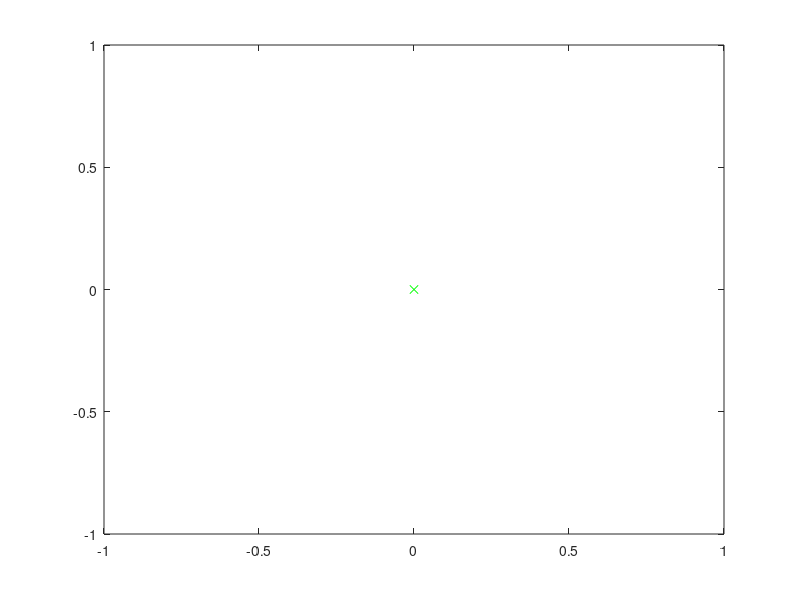

MATLAB code to generate this figure: (Note: this script raises an error after producing the figure.)
%%%%%%%%%%%%%%%%%%%%%%%%
% get mean of n shapes %
%%%%%%%%%%%%%%%%%%%%%%%%

clear

n = input('enter number of shapes: ')
p = input('enter number of vertices per shape: ')

axis([-1 1 -1 1])
plot(0,0,'gx');

for j = 1:n,
    in = []
    % get shape
    for k = 1:p
        in(:,k) = ginput(1)
        int = in
        int(:,k+1) = int(:,1)
        int = int'
        plot(int(:,1), int(:,2))
        hold on
        axis([-1 1 -1 1])
        plot(0,0,'gx');
        hold off
    end
    
    in = in'
    
    % get preshape
    in = in - repmat(mean(in), [p 1])
    scale = sqrt(sum(sum(in'.*in')'))
    preshape = in / scale

    complex_contour = preshape(:,1) + i*preshape(:,2)
    
    p2 = p
    midpoint_iterations = 0
    while 1
        midpoint_iterations = midpoint_iterations + 1
        new_complex_contour = []
        for k=1:p2-1,
            midpoint_x = (real(complex_contour(k)) + real(complex_contour(k+1))) / 2
            midpoint_y = (imag(complex_contour(k)) + imag(complex_contour(k+1))) / 2
            midpoint = midpoint_x + i*midpoint_y
            new_complex_contour(2*k-1) = complex_contour(k)
            new_complex_contour(2*k) = midpoint
        end
        midpoint_x = (real(complex_contour(p2)) + real(complex_contour(1))) / 2
        midpoint_y = (imag(complex_contour(p2)) + imag(complex_contour(1))) / 2
        midpoint = midpoint_x + i*midpoint_y
        new_complex_contour(2*p2-1) = complex_contour(p2)
        new_complex_contour(2*p2) = midpoint
        complex_contour = new_complex_contour
        p2 = length(complex_contour)
        if p2 > 100
           break 
        end
    end
    
    scale = sqrt(complex_contour*complex_contour')
    complex_contour = complex_contour / scale

    plot(complex_contour)
    hold on
    axis([-1 1 -1 1])
    plot(0,0,'gx');
    hold off

    
    % get complex coords of preshape
    %x = preshape
    %x = x(:,1) + i*x(:,2)

    %X(:,j) = x
    
    X(:,j) = complex_contour
    
end

p = p2

input('Hit enter to compute mean shape:')

x1 = X(:,1)
computing = 1
while computing == 1,
    for j = 1:n,
        
        x2 = X(:,j)
        
        % get complex conjugate inner product
        c = x2'*x1

        % get procrustes distance
        d = acos(abs(c))

        % get angle from x2 to fit onto x1
        theta = atan2(imag(c),real(c))

        % fit x2 to x1
        c_theta = cos(theta) + i * sin(theta)
        x2 = c_theta * x2
        
        Y(:,j) = x2
    end

    x1 = sum(Y.').'/n
    X = Y
    Z = [Y,x1]
    Z = Z.'
    Z(:,p+1) = Z(:,1)
    Z = Z.'
    
    % plot shapes
    plot(Z)
    axis([-1 1 -1 1])
    hold on
    plot(0,0,'gx');
    hold off

    computing = input('Type 1 to continue: ')
end

mean_shape = x1



%%%%%%%%%%%%%%%%%%%%%
% tangent space PCA %
%%%%%%%%%%%%%%%%%%%%%

% X is the matrix with fitted pre-shapes as columns
% compute Xt--the tangent space matrix of projected pre-shapes

for k = 1:p,
    vec_mean_shape(:,2*k-1) = real(mean_shape(k))
    vec_mean_shape(:,2*k) = imag(mean_shape(k))
    vec_X(2*k-1,:) = real(X(k,:))
    vec_X(2*k,:) = imag(X(k,:))
end

Xt = (eye(2*p) - vec_mean_shape*vec_mean_shape')*vec_X

Xt = Xt'
Xt_cov = cov(Xt)
[V D] = eig(Xt_cov)
eigenvectors = V
eigenvalues = diag(D)

Z = []

% compute the effects of the first three PCs
for j = 1:3
    Z(:,j) = vec_mean_shape' + 3*sqrt(eigenvalues(2*p-j+1))*V(:,2*p-j+1)
    for k = 1:p,
        ivec_Z(k,j) = Z(2*k-1,j) + i*Z(2*k,j)
    end
    scale = sqrt(ivec_Z(:,j)'*ivec_Z(:,j))
    ivec_Z(:,j) = ivec_Z(:,j) / scale
end

'first eigenvalue:'
eigenvalues(2*p)
input('hit enter to plot the effects of the first eigenvector:')

Z = []
Z(:,1) = ivec_Z(:,1)
Z(:,2) = mean_shape
plot(Z)
axis([-1 1 -1 1])
hold on
plot(0,0,'gx');
hold off

'second eigenvalue:'
eigenvalues(2*p-1)
input('hit enter to plot the effects of the second eigenvector:')

Z = []
Z(:,1) = ivec_Z(:,2)
Z(:,2) = mean_shape
plot(Z)
axis([-1 1 -1 1])
hold on
plot(0,0,'gx');
hold off

'third eigenvalue:'
eigenvalues(2*p-2)
input('hit enter to plot the effects of the third eigenvector:')

Z = []
Z(:,1) = ivec_Z(:,3)
Z(:,2) = mean_shape
plot(Z)
axis([-1 1 -1 1])
hold on
plot(0,0,'gx');
hold off

' first three eigenvalues:'
[eigenvalues(2*p) eigenvalues(2*p-1) eigenvalues(2*p-2)]
input('hit enter to plot the effects of the first three eigenvectors:')

Z = []
Z(:,1) = ivec_Z(:,1)
Z(:,2) = ivec_Z(:,2)
Z(:,3) = ivec_Z(:,3)
Z(:,4) = mean_shape
plot(Z)
axis([-1 1 -1 1])
hold on
plot(0,0,'gx');
hold off




%%%%%%%%%%%%%%%%%%%%%%%%%%%%%%%%%%%%%%%%%%%%%%%%%%%%%%%%%%%
% get partial shape and use MLE to fill in missing points %
%%%%%%%%%%%%%%%%%%%%%%%%%%%%%%%%%%%%%%%%%%%%%%%%%%%%%%%%%%%

axis([-1 1 -1 1])
plot(0,0,'gx');
X = []
Y = []
Z = []

in = []

p2 = input('enter number of points in partial shape: ')

% get partial shape (first p2 points)
for k = 1:p2
    in(:,k) = ginput(1)
    int = in
    int(:,k+1) = int(:,1)
    int = int'
    plot(int(:,1), int(:,2))
    hold on
    axis([-1 1 -1 1])
    plot(0,0,'gx');
    hold off
end

in = in'

% get partial preshape
in = in - repmat(mean(in), [p2 1])
scale = sqrt(sum(sum(in'.*in')'))
preshape = in / scale

complex_contour = preshape(:,1) + i*preshape(:,2)

p3 = p2
for k=1:midpoint_iterations,
    new_complex_contour = []
    for k=1:p3-1,
        midpoint_x = (real(complex_contour(k)) + real(complex_contour(k+1))) / 2
        midpoint_y = (imag(complex_contour(k)) + imag(complex_contour(k+1))) / 2
        midpoint = midpoint_x + i*midpoint_y
        new_complex_contour(2*k-1) = complex_contour(k)
        new_complex_contour(2*k) = midpoint
    end
    %midpoint_x = (real(complex_contour(p3)) + real(complex_contour(1))) / 2
    %midpoint_y = (imag(complex_contour(p3)) + imag(complex_contour(1))) / 2
    %midpoint = midpoint_x + i*midpoint_y
    new_complex_contour(2*p3-1) = complex_contour(p3)
    %new_complex_contour(2*p3) = midpoint
    complex_contour = new_complex_contour
    p3 = length(complex_contour)
    %if p3 > 100
    %   break 
    %end
end

complex_contour = complex_contour - repmat(mean(complex_contour), [1 p3])
scale = sqrt(complex_contour*complex_contour')
complex_contour = complex_contour / scale

plot(complex_contour)
hold on
axis([-1 1 -1 1])
plot(0,0,'gx');
hold off

x = complex_contour.'
p2 = p3

% get complex coords of partial preshape
%x = preshape
%x = x(:,1) + i*x(:,2)

input('Hit enter to compute partial procrustes fit to mean:')

% get partial mean preshape
x1 = mean_shape(1:p2)
x1 = x1 - repmat(mean(x1), [p2 1])
scale = sqrt(x1'*x1)
x1 = x1 / scale

% now x = new partial preshape, x1 = mean partial preshape
% and we want to fit x to x1:        

x2 = x

% get complex conjugate inner product
c = x2'*x1

% get procrustes distance
d = acos(abs(c))

% get angle from x2 to fit onto x1
theta = atan2(imag(c),real(c))

% fit x2 to x1
c_theta = cos(theta) + i * sin(theta)
x2 = c_theta * x2

Z = [x2,x1]
Z = Z.'
Z(:,p2+1) = Z(:,1)
Z = Z.'

% plot fit of partial shape to partial mean shape
plot(Z)
axis([-1 1 -1 1])
hold on
plot(0,0,'gx');
hold off

input('Hit enter to compute MLE estimate of missing points:')

% first, rescale and translate partial shape x2 by offsets from full mean shape
x2 = scale * x2
offset = mean(mean_shape) - mean(mean_shape(1:p2))
x2 = x2 - offset

% plot shifted and scaled partial shape
x1 = mean_shape(1:p2)
Z = [x2,x1]
Z = Z.'
Z(:,p2+1) = Z(:,1)
Z = Z.'
plot(Z)
axis([-1 1 -1 1])
hold on
plot(0,0,'gx');
hold off

input('Hit enter to place missing points:')

% next, find the missing point
%c = -(1+i)*real(mean_shape(p)'*(x2'*mean_shape(1:p-1))) - (1-i)*real(mean_shape(p)*(mean_shape(1:p-1)'*x2))
%c = mean_shape(1:p-1)'*x2
%x2r = c / (2*mean_shape(p)*mean_shape(p)')
%x2(p) =  c / (2*mean_shape(p)')
for j=p2+1:p
    x2(j) = mean_shape(j)
end

% and plot it
x1 = mean_shape
Z = [x2,x1]
Z = Z.'
Z(:,p+1) = Z(:,1)
Z = Z.'
plot(Z)
axis([-1 1 -1 1])
hold on
plot(0,0,'gx');
hold off

input('Hit enter to fit full shape:')

% get complex conjugate inner product
c = x2'*x1

% get procrustes distance
d = acos(abs(c))

% get angle from x2 to fit onto x1
theta = atan2(imag(c),real(c))

% fit x2 to x1
c_theta = cos(theta) + i * sin(theta)
x2 = c_theta * x2

% and plot it
x1 = mean_shape
Z = [x2,x1]
Z = Z.'
Z(:,p+1) = Z(:,1)
Z = Z.'
plot(Z)
axis([-1 1 -1 1])
hold on
plot(0,0,'gx');
hold off



%%%%%%%%%%%%%%%%%%%%%%%%%%%%%%%%%%%%%%%%%%%%%%%%%%%
% reconstructing full contours from partial views %
%%%%%%%%%%%%%%%%%%%%%%%%%%%%%%%%%%%%%%%%%%%%%%%%%%%

clear

input('hit enter to input shape contour in COUNTER-CLOCKWISE order only!!! :')

axis([-1 1 -1 1])
plot(0,0,'gx');

% first get full contour from which to simulate partial views
p = 0
while 1
    [x y b] = ginput(1)
    if b ~= 1
        break
    end
    p = p+1    
    in(:,p) = [x y]
    int = in
    int(:,p+1) = int(:,1)
    int = int'
    plot(int(:,1), int(:,2))
    hold on
    axis([-1 1 -1 1])
    plot(0,0,'gx');
    hold off
end

input('got preshape, hit enter to rasterize:')

in = in'

% get preshape
in = in - repmat(mean(in), [p 1])
scale = sqrt(sum(sum(in'.*in')'))
preshape = in / scale

complex_contour = preshape(:,1) + i*preshape(:,2)

p2 = p
while 1
    new_complex_contour = []
    for k=1:p2-1,
        midpoint_x = (real(complex_contour(k)) + real(complex_contour(k+1))) / 2
        midpoint_y = (imag(complex_contour(k)) + imag(complex_contour(k+1))) / 2
        midpoint = midpoint_x + i*midpoint_y
        new_complex_contour(2*k-1) = complex_contour(k)
        new_complex_contour(2*k) = midpoint
    end
    midpoint_x = (real(complex_contour(p2)) + real(complex_contour(1))) / 2
    midpoint_y = (imag(complex_contour(p2)) + imag(complex_contour(1))) / 2
    midpoint = midpoint_x + i*midpoint_y
    new_complex_contour(2*p2-1) = complex_contour(p2)
    new_complex_contour(2*p2) = midpoint
    complex_contour = new_complex_contour
    p2 = length(complex_contour)
    if p2 > 100
       break 
    end
end

plot(complex_contour)
hold on
axis([-1 1 -1 1])
plot(0,0,'gx');
hold off


% next, get some partial views
n = 1
while 1
    partial_contour = []
    [x y] = ginput(1)
    [x2 y2] = ginput(1)
    % simulate readings with laser at (x,y) looking towards (x2,y2)

    % put contour in robot's coordinate frame
    complex_contour2 = complex_contour - repmat(x + i*y, [1 p2])
    robot_theta = atan2(y2-y, x2-x)
    complex_contour2 = complex_contour2 * (cos(robot_theta) - i*sin(robot_theta))

    full_contour_angles = atan2(imag(complex_contour2), real(complex_contour2))
    [sorted_angles angle_indices] = sort(full_contour_angles, 2, 'descend')

    kmin = 0
    kmax = 0
    max_angle = -1000
    min_angle = 1000
    for k=1:p2,
        t = sorted_angles(k)
        if abs(t) > pi/2
            continue
        end
        if t > max_angle
            max_angle = t
            kmax = k
        elseif t < min_angle
            min_angle = t
            kmin = k
        end
    end

    if kmin*kmax == 0
        'error: robot cant see object contour'
        n = n-1
        break
    end

    occlusion_mask = repmat(0, [1 p2])
    partial_contour(1) = complex_contour(angle_indices(kmax))
    pclen = 1
    next_index = angle_indices(kmax) + 1
    if (kmax < p2)
        for k=kmax+1:p2,
            if (sorted_angles(k) < -pi/2)
                break
            end
            if angle_indices(k) == next_index
                pclen = pclen + 1
                partial_contour(pclen) = complex_contour(angle_indices(k))
                next_index = next_index + 1
                while next_index <= p2 && occlusion_mask(next_index)
                    next_index = next_index + 1
                end
            else
                occlusion_mask(angle_indices(k)) = 1
                while next_index <= p2 && occlusion_mask(next_index)
                    next_index = next_index + 1
                end
            end
        end
    end

    plot(partial_contour)
    hold on
    axis([-1 1 -1 1])
    plot(0,0,'gx');
    hold off

    input('hit enter to continue')
        
    n = n+1
end




%%%%%%%%%%%%%%%%%%%%%%%%%%%%%%%%%%%%%%%%%%%%%
% Building evidence grids of shape contours %
%%%%%%%%%%%%%%%%%%%%%%%%%%%%%%%%%%%%%%%%%%%%%

res = input('enter the evidence grid resolution: ')
sigma = input('enter the laser stdev: ')

S(:,1) = real(mean_shape);
S(:,2) = imag(mean_shape);

% find bounds of egrid
x_min = S(1,1);
x_max = S(1,1);
y_min = S(1,2);
y_max = S(1,2);
for j = 1:length(S),
    if S(j,1) > x_max
        x_max = S(j,1);
    elseif S(j,1) < x_min
        x_min = S(j,1);
    end
    if S(j,2) > y_max
        y_max = S(j,2);
    elseif S(j,2) < y_min
        y_min = S(j,2);
    end    
end

x_min = x_min - 4*sigma;
x_max = x_max + 4*sigma;
y_min = y_min - 4*sigma;
y_max = y_max + 4*sigma;

x_size = floor((x_max - x_min) / res)
y_size = floor((y_max - y_min) / res)

% initialize evidence grid
E = repmat(-10, [y_size x_size]);

% compute log likelihood mask
x_mask_size = floor(4*sigma/res);
if mod(x_mask_size,2) == 0
    x_mask_size = x_mask_size+1;
end
y_mask_size = floor(4*sigma/res);
if mod(y_mask_size,2) == 0
    y_mask_size = y_mask_size+1;
end
x_mask_center = ceil(x_mask_size/2);
y_mask_center = ceil(y_mask_size/2);
for j = 1:y_mask_size,
    for k = 1:x_mask_size,
        dx = (k - x_mask_center)*res;
        dy = (j - y_mask_center)*res;
        if dx*dx+dy*dy > x_mask_size*x_mask_size*res*res/4
            mask(j,k) = -10
        else
            mask(j,k) = -(dx*dx+dy*dy)/(2*sigma*sigma);
        end
    end
end

for j = 1:length(S),
    x = floor((S(j,1) - x_min) / res);
    y = floor((S(j,2) - y_min) / res);
    if x <= 0 || x > x_size || y <= 0 || y > y_size
        'error: contour point out of bounds'
        continue
    end
    mask_x0 = max(1, x + x_mask_center - x_mask_size);
    mask_x1 = min(x_size, x - x_mask_center + x_mask_size);
    mask_y0 = max(1, y + y_mask_center - y_mask_size);
    mask_y1 = min(y_size, y - y_mask_center + y_mask_size);
    x_offset = x_mask_center - x;
    y_offset = y_mask_center - y;
    for y1 = mask_y0:mask_y1,
        for x1 = mask_x0:mask_x1,
            if E(y1,x1) < mask(y1+y_offset, x1+x_offset)
                E(y1,x1) = mask(y1+y_offset, x1+x_offset);
                pcolor(E)
                hold on;
                plot(x, y, 'gx');
                hold off;
                %mask(y1+y_offset, x1+x_offset)
                input(':')
            end
        end
    end
end

S(:,1) = (S(:,1) - x_min) / res;
S(:,2) = (S(:,2) - y_min) / res;

pcolor(E)



%%%%%%%%%%%%%%%%%%%%%%%%%%%%%%%%%%
% scan-matching partial contours %
%%%%%%%%%%%%%%%%%%%%%%%%%%%%%%%%%%

hold on;

in = []
int = []

p = 0;
while 1
    [x y b] = ginput(1);
    if b ~= 1
        break
    end
    p = p+1;
    in(:,p) = [x y];
    int = in;
    int(:,p+1) = int(:,1);
    int = int';
    plot(int(:,1), int(:,2), 'yo');
end

hold off;

partial_contour = in';
pc_centroid = mean(partial_contour);

input('got partial contour, hit enter to scan match: ');

log_prob = 0;
for j = 1:length(partial_contour),
    x = floor(partial_contour(j,1));
    y = floor(partial_contour(j,2));
    log_prob = log_prob + E(y,x);
end

best_prob = log_prob;
best_dx = 0;
best_dy = 0;
best_dt = 0;

% compute shift bounds
x_min = partial_contour(1,1);
x_max = partial_contour(1,1);
y_min = partial_contour(1,2);
y_max = partial_contour(1,2);
for j = 1:length(partial_contour),
    if partial_contour(j,1) > x_max
        x_max = partial_contour(j,1);
    elseif partial_contour(j,1) < x_min
        x_min = partial_contour(j,1);
    end
    if partial_contour(j,2) > y_max
        y_max = partial_contour(j,2);
    elseif partial_contour(j,2) < y_min
        y_min = partial_contour(j,2);
    end
end

dx0 = -x_max;
dx1 = x_size - x_min;
dy0 = -y_max;
dy1 = y_size - y_min;

x_step_size = ceil(sigma/res);
y_step_size = ceil(sigma/res);

theta_step_size = pi/64
dt0 = -pi + theta_step_size
dt1 = pi

%input(':');

pc1 = []
pc2 = []
pc = []

for dt = dt0:theta_step_size:dt1,
    %input(':');
    pc1 = partial_contour - repmat(pc_centroid, [length(partial_contour) 1]);
    pc2(:,1) = cos(dt)*pc1(:,1) - sin(dt)*pc1(:,2);
    pc2(:,2) = sin(dt)*pc1(:,1) + cos(dt)*pc1(:,2);
    pc2 = pc2 + repmat(pc_centroid, [length(partial_contour) 1]);
    %input(':');
    for dx = dx0:x_step_size:dx1,
        %input('...:');
        pc(:,1) = pc2(:,1) + repmat(dx, [length(pc2) 1]);
        for dy = dy0:y_step_size:dy1,
            pc(:,2) = pc2(:,2) + repmat(dy, [length(pc2) 1]);
            log_prob = 0;
            for j = 1:length(pc),
                x = floor(pc(j,1));
                y = floor(pc(j,2));
                if x < 1 || x > x_size || y < 1 || y > y_size
                    log_prob = log_prob - 10;
                else
                    log_prob = log_prob + E(y,x);
                end
            end

            %log_prob
            %best_prob
            
            %pcolor(E);
            %shading interp;
            %hold on;
            %plot(pc(:,1), pc(:,2), 'yo');
            %hold off;
            %input(':');

            if log_prob > best_prob
                best_prob = log_prob
                best_dx = dx;
                best_dy = dy;
                best_dt = dt;
                pcolor(E);
                %shading interp;
                %hold on;
                %plot(pc(:,1), pc(:,2), 'yo');
                %hold off;
                %input(':');
            end
        end
    end
end

pcolor(E);
%shading interp;
hold on;
pc1 = partial_contour - repmat(pc_centroid, [length(partial_contour) 1]);
pc2(:,1) = cos(best_dt)*pc1(:,1) - sin(best_dt)*pc1(:,2);
pc2(:,2) = sin(best_dt)*pc1(:,1) + cos(best_dt)*pc1(:,2);
pc2 = pc2 + repmat(pc_centroid, [length(partial_contour) 1]);
pc(:,1) = pc2(:,1) + repmat(best_dx, [length(pc2) 1]);
pc(:,2) = pc2(:,2) + repmat(best_dy, [length(pc2) 1]);
plot(pc(:,1), pc(:,2), 'yo');
plot(S(:,1), S(:,2), 'gx');
hold off;
